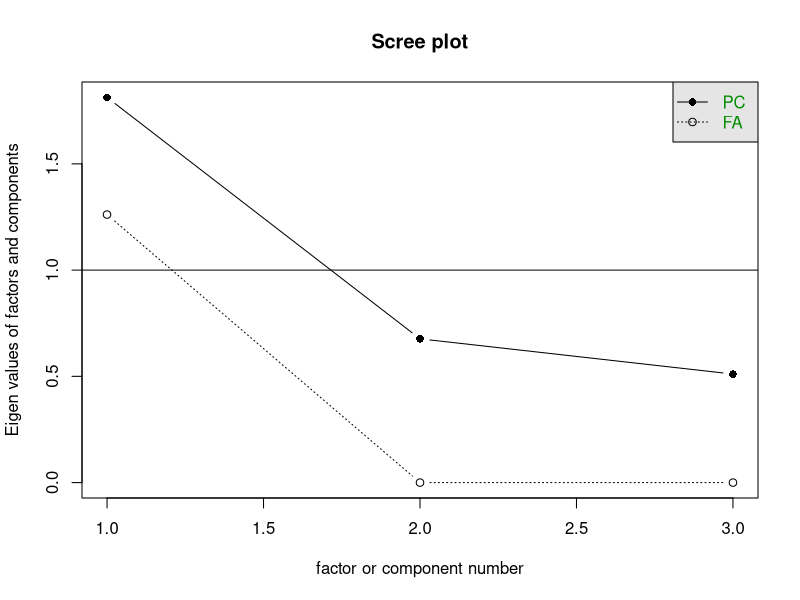

Write the R code that produced this figure. (Note: this script raises an error after producing the figure.)
# 2014-2014
library(dplyr)
library(ggplot2)
library(gridExtra)
library(readr)
library(labelled)
rm(list=ls())
povo <- read_csv("df6.csv")
povo$E179WVS[is.na(povo$E179WVS)] <- -55
table(povo$E179WVS)# abaixo os com mais de 20 , falta ver se tem pelo menos 3 deputados
#partidos WVS
#76001	BRA:Brazilian Democratic Movement = + q 20
#76002	BRA:Workers´ Party = + q 20
#76003	BRA:Brazilian Social Democracy Party = + q 20
#76004	BRA:Democratic Labour Party = + q 20
#76012  BRA: Brazilian Socialist Party = + q 20

library(haven)
dffull <-read_sav("BASEDATOS_BRASIL_102.sav")
df <- remove_labels(dffull)
print(dffull$partido)
table(df$partido)#abaixo mais q três E QUE TEM NA LISTA DO POVO
#493                  PDT - 5 DEPUTADOS OK
#494                   PT - 22 DEPUTADOS OK
#496                 PMDB - 15 DEPUTADOS OK
#501                  PSB - 6 DEPUTADOS OK
#503                 PSDB - 22 DEPUTADOS OK


df$partido -> df$partido_formatoriginal
#publico
povo$partido <- NA
povo$partido[povo$E179WVS == 76001] <- "PMDB"
povo$partido[povo$E179WVS == 76002] <- "PT"
povo$partido[povo$E179WVS == 76003] <- "PSDB"
povo$partido[povo$E179WVS == 76004] <- "PDT"
povo$partido[povo$E179WVS == 76012] <- "PSB"
table(povo$partido, useNA = "always")
#elite
df$partido <- NA
# Substituindo valores específicos de acordo com a tabela fornecida
df$partido[df$partido_formatoriginal == 496] <- "PMDB"
df$partido[df$partido_formatoriginal == 494] <- "PT"
df$partido[df$partido_formatoriginal == 503] <- "PSDB"
df$partido[df$partido_formatoriginal == 493] <- "PDT"
df$partido[df$partido_formatoriginal == 501] <- "PSB"
table(df$partido, useNA="always")

table(povo$E036)
# Recodificação recodifiquei 1 e 2 como 1; 3 e 4 como 2; 5 e 6 como 3; 7 e 8 como 4; e 9 e 10 como 5
str(povo$E036)
povo$E036 <- cut(povo$E036, breaks = c(0, 2, 4, 6, 8, 10), labels = c(1, 2, 3, 4, 5), include.lowest = TRUE)
table(povo$E036)
povo$E036 <- as.numeric(povo$E036)
table(povo$E036, useNA = "always")
summary(povo$E036)
-1*povo$E036 -> povo$proMercado
print(dffull$EM1)#10 mercado
table(df$EM1, useNA = "always")# Um na arrumar depois
df$proMercado <- df$EM1
df$proMercado <- scales::rescale(df$proMercado, to = c(0, 1))
povo$proMercado <- scales::rescale(povo$proMercado, to = c(0, 1))
table(df$proMercado, useNA = "always")
table(povo$proMercado, useNA = "always")#arrumar na depois
summary(df$proMercado)
summary(povo$proMercado)

#
#fundamentalismo, as que tem
print(dffull$VAL2)#cas gay
table(df$VAL2)#10 é favor - inverter
print(dffull$VAL6)#aborto
table(df$VAL6)# 10 é favor - inverter

#inverter no scores

df <- subset(df, select=c(VAL2,VAL6,proMercado,partido))

df->dffull
complete5 <- function(...) {
  study <- dffull %>%
    select(...)
  
  return(study[complete.cases(study),])
}

df <- complete5(VAL2,VAL6,proMercado,partido)#como nao tem NA no proMercado
summary(df)

library(psych)
library(semTools)
library(lavaan)
scree(df[,1:3])
pcaelite <-psych::principal(df[,1:3],2)
pcaelite#PRA TESTAR

model <- '
  # Especificação do modelo fatorial
  LiberalFundamentalismo =~ VAL2+VAL6
  F2 =~ proMercado
 
  # Especificação das variâncias dos erros
  VAL2 ~~ VAL2
  VAL6 ~~ VAL6
  proMercado ~~ proMercado


'
# Ajuste do modelo de CFA
fit <- cfa(model, data = df)

summary(fit)
semTools::fitmeasures(fit, c("tli", "cfi", "rmsea", "srmr"))#
scores <- lavPredict(fit)
-1*scores[,1] -> df$fundamentalismo#inverter
hist(df$fundamentalismo)
summary(df)
#
rm(model,scores,fit)
table(df$partido)
df <- subset(df, select=c(partido,proMercado,fundamentalismo))
df$partido <- as.factor(df$partido)
df$fundamentalismo <- scales::rescale(df$fundamentalismo, to = c(0, 1))
summary(df)

#
povo <- subset(povo, select=c(F118,F120,F028,F121,proMercado,partido))
summary(povo)
table(povo$F118)
povo$F118[povo$F118<0]<-NA
povo$F120[povo$F120<0]<-NA
povo$F121[povo$F121<0]<-NA
povo$F028[povo$F028<0]<-NA



#ver sentido das questões
#Obs no arquivo criar base
#sentidos originais das questões
#print(df7$F118)#liberal (valores positivos)CasGay
#print(df7$F120)#liberal (valores positivos)Aborto
#print(df7$F028)#valores positivos pouca religiosidade
#print(df7$F121)#valores positivos liberal (divorce)
#todos os valores positivos são liberal, basta inverter no score
#inverter no score(lembrete 1)


povofull <- povo
summary(povofull)

complete52 <- function(...) {
  study <- povofull %>%
    select(...)
  
  return(study[complete.cases(study),])
}

povo <- complete52(F118,F120,F028,F121,proMercado,partido)#como nao tem NA no proMercado
summary(povo)


scree(povo[,1:5])

pcapovo <-psych::principal(povo[,1:5],2)

pcapovo

model <- '
  # Especificação do modelo fatorial
  LiberalFundamentalismo =~ F118+F120+F028+F121

  # Especificação das variâncias dos erros
  F118 ~~ F118
  F121 ~~ F121
  F028 ~~ F028
  F120 ~~ F120

'
# Ajuste do modelo de CFA
fit <- cfa(model, data = povo)

summary(fit)
semTools::fitmeasures(fit, c("tli", "cfi", "rmsea", "srmr"))#
scores <- lavPredict(fit)
povo$fundamentalismo <- -1*scores[,1]#inverter (lembrete 1)
#

rm(model,scores,fit)
table(povo$partido)
povo <- subset(povo, select=c(partido,proMercado,fundamentalismo))
povo$partido <- as.factor(povo$partido)
povo$fundamentalismo <- scales::rescale(povo$fundamentalismo, to = c(0, 1))

#

#descritivas
pcapovo
pcaelite
#povo
summary(povo)


#   
#elite
summary(df)


#comparador medias e medianas
#media
tapply(povo$proMercado, povo$partido, mean)#povo
tapply(df$proMercado, df$partido, mean)#elite
#mediana
tapply(povo$proMercado, povo$partido, median)#povo
tapply(df$proMercado, df$partido, median)#elite

#media
tapply(povo$fundamentalismo, povo$partido, mean)#povo
tapply(df$fundamentalismo, df$partido, mean)#elite
#mediana
tapply(povo$fundamentalismo, povo$partido, median)#povo
tapply(df$fundamentalismo, df$partido, median)#elite

#microgap



#
#macro gap proMercado
mean_povo_proMercado <- mean(povo$proMercado)
mean_elite_proMercado <- mean(df$proMercado)
macroGap_proMercado <- abs(mean_povo_proMercado-mean_elite_proMercado)
macroGap_proMercado#

# macro de cada partido
partidos <- unique(df$partido)

macroGap_proMercado <- sapply(partidos, function(partido) {
  mean_povo_proMercado <- mean(povo$proMercado[povo$partido == partido])
  mean_elite_proMercado <- mean(df$proMercado[df$partido == partido])
  abs(mean_povo_proMercado - mean_elite_proMercado)
})

result <- data.frame(partido = partidos, macroGap_proMercado = macroGap_proMercado)


# Resultado
print(result)#aqui!

#microGap proMercado
povo$microGap_proMercado <- abs(povo$proMercado - mean_elite_proMercado)
mean(povo$microGap_proMercado)
# Calcular a média de povo$microGap_proMercado por povo$partido
mean_microgap_by_partido_proMercado <- tapply(povo$microGap_proMercado, povo$partido, mean)

# Resultado
print(mean_microgap_by_partido_proMercado)#aqui!

summary(povo$microGap_proMercado)#descritivas

#macro gap fundamentalismo
mean_povo_fundamentalismo <- mean(povo$fundamentalismo)
mean_elite_fundamentalismo <- mean(df$fundamentalismo)
macroGap_fundamentalismo <- abs(mean_povo_fundamentalismo-mean_elite_fundamentalismo)
macroGap_fundamentalismo#

# macro de cada partido
partidos <- unique(df$partido)

#
macroGap_fundamentalismo <- sapply(partidos, function(partido) {
  mean_povo_fundamentalismo <- mean(povo$fundamentalismo[povo$partido == partido])
  mean_elite_fundamentalismo <- mean(df$fundamentalismo[df$partido == partido])
  abs(mean_povo_fundamentalismo - mean_elite_fundamentalismo)
})

result <- data.frame(partido = partidos, macroGap_fundamentalismo = macroGap_fundamentalismo)

#resultado macro gap por partido
print(result)#aqui!


#microGap fundamentalismo
povo$microGap_fundamentalismo <- abs(povo$fundamentalismo - mean_elite_fundamentalismo)
mean(povo$microGap_fundamentalismo)
# Calcular a média de povo$microGap_fundamentalismo por povo$partido
mean_microgap_by_partido_fundamentalismo <- tapply(povo$microGap_fundamentalismo, povo$partido, mean)

# Resultado
print(mean_microgap_by_partido_fundamentalismo)#aqui!

summary(povo$microGap_fundamentalismo)#descritivas


#
#histogramas
#proMercado povo

proMercado_tab1 <- ggplot(povo, aes(proMercado)) +
  geom_histogram(fill = "steelblue", bins = 30) +
  theme(axis.text.y = element_blank(),
        axis.title.y = element_blank()) +
  labs(x = "Pró Mercado", title = "Público; distribuição")+theme_minimal()
proMercado_tab1#para testar
#proMercado elite
proMercado_tab2 <- ggplot(df, aes(proMercado)) +
  geom_histogram(fill = "red", bins = 30) +
  theme(axis.text.y = element_blank(),
        axis.title.y = element_blank()) +
  labs(x = "Pró Mercado", title = "Elite; distribuição")+theme_minimal()
proMercado_tab2#para testar

#microGap proMercado
proMercado_tab3 <- ggplot(povo, aes(microGap_proMercado)) +
  geom_histogram(fill = "black", bins = 30) +
  theme(axis.text.y = element_blank(),
        axis.title.y = element_blank()) +
  labs(x = "Micro Gap Pró Mercado", title = "Micro Gap; distribuição")+theme_minimal()
proMercado_tab3#para testar

# Gráfico de caixa de povo$microGap_proMercado por categoria de povo$partido
proMercado_tab4 <- ggplot(povo, aes(x = partido, y = microGap_proMercado, fill = partido)) +
  geom_boxplot() +
  labs(x = "Partido", y = "microGap_proMercado") +
  scale_fill_discrete(name = "Partido") +
  ggtitle("Micro Gap Visão Pró Mercado por partido; distribuição")
proMercado_tab4#testar
# Gráfico de caixa de df$proMercado por categoria de df$partido
proMercado_tab5 <- ggplot(df, aes(x = partido, y = proMercado, fill = partido)) +
  geom_boxplot() +
  labs(x = "Partido", y = "proMercado") +
  scale_fill_discrete(name = "Partido") +
  ggtitle("Posição das elites Visão Pró Mercado por partido; distribuição")
proMercado_tab5#testar


# Gráfico de caixa de povo$proMercado por categoria de df$partido
proMercado_tab6<- ggplot(povo, aes(x = partido, y = proMercado, fill = partido)) +
  geom_boxplot() +
  labs(x = "Partido", y = "proMercado") +
  scale_fill_discrete(name = "Partido") +
  ggtitle("Posição do público Visão Pró Mercado por partido; distribuição")
proMercado_tab6#testar

# Definir as dimensões da área de plotagem
grid.arrange(proMercado_tab5,proMercado_tab2,proMercado_tab6,proMercado_tab1,proMercado_tab4,
             proMercado_tab3)

#merge tabela 7

df$base <- "Elite" 
povo$base <- "Povo"


merge <- full_join(df,povo)

# Transformar a variável merge$base em um fator
merge$base_factor <- factor(merge$base)

# Criar o gráfico com facet_wrap
proMercado_tab7 <- ggplot(merge, aes(x = partido, y = proMercado, fill = partido)) +
  geom_boxplot() +
  labs(x = "Partido", y = "proMercado") +
  scale_fill_discrete(name = "Partido") +
  ggtitle("Visão Pró Mercado por partido; distribuição") +
  facet_wrap(~ base_factor)  # Adicionando o facet_wrap

proMercado_tab7

#

#fundamentalismo povo

fundamentalismo_tab1 <- ggplot(povo, aes(fundamentalismo)) +
  geom_histogram(fill = "steelblue", bins = 30) +
  theme(axis.text.y = element_blank(),
        axis.title.y = element_blank()) +
  labs(x = "Fundamentalismo", title = "Público; distribuição")+theme_minimal()
fundamentalismo_tab1#para testar
#fundamentalismo elite
fundamentalismo_tab2 <- ggplot(df, aes(fundamentalismo)) +
  geom_histogram(fill = "red", bins = 30) +
  theme(axis.text.y = element_blank(),
        axis.title.y = element_blank()) +
  labs(x = "Fundamentalismo", title = "Elite; distribuição")+theme_minimal()
fundamentalismo_tab2#para testar

#microGap fundamentalismo
fundamentalismo_tab3 <- ggplot(povo, aes(microGap_fundamentalismo)) +
  geom_histogram(fill = "black", bins = 30) +
  theme(axis.text.y = element_blank(),
        axis.title.y = element_blank()) +
  labs(x = "Micro Gap Fundamentalismo", title = "Micro Gap; distribuição")+theme_minimal()
fundamentalismo_tab3#para testar

# Gráfico de caixa de povo$microGap_fundamentalismo por categoria de povo$partido
fundamentalismo_tab4 <- ggplot(povo, aes(x = partido, y = microGap_fundamentalismo, fill = partido)) +
  geom_boxplot() +
  labs(x = "Partido", y = "microGap_fundamentalismo") +
  scale_fill_discrete(name = "Partido") +
  ggtitle("Micro Gap Liberal / Fundamentalismo por partido; distribuição")
fundamentalismo_tab4#testar
# Gráfico de caixa de df$fundamentalismo por categoria de df$partido
fundamentalismo_tab5 <- ggplot(df, aes(x = partido, y = fundamentalismo, fill = partido)) +
  geom_boxplot() +
  labs(x = "Partido", y = "fundamentalismo") +
  scale_fill_discrete(name = "Partido") +
  ggtitle("Posição das elites Liberal / Fundamentalismo por partido; distribuição")
fundamentalismo_tab5#testar


# Gráfico de caixa de povo$fundamentalismo por categoria de df$partido
fundamentalismo_tab6<- ggplot(povo, aes(x = partido, y = fundamentalismo, fill = partido)) +
  geom_boxplot() +
  labs(x = "Partido", y = "fundamentalismo") +
  scale_fill_discrete(name = "Partido") +
  ggtitle("Posição do público Liberal / Fundamentalismo  por partido; distribuição")
fundamentalismo_tab6#testar

# Definir as dimensões da área de plotagem
grid.arrange(fundamentalismo_tab5,fundamentalismo_tab2,fundamentalismo_tab6,fundamentalismo_tab1,fundamentalismo_tab4,
             fundamentalismo_tab3)



#

#merge tabela 7
# Transformar a variável merge$base em um fator
merge$base_factor <- factor(merge$base)

# Criar o gráfico com facet_wrap
fundamentalismo_tab7 <- ggplot(merge, aes(x = partido, y = fundamentalismo, fill = partido)) +
  geom_boxplot() +
  labs(x = "Partido", y = "fundamentalismo") +
  scale_fill_discrete(name = "Partido") +
  ggtitle("Visão Fundamentalista por partido; distribuição") +
  facet_wrap(~ base_factor)  # Adicionando o facet_wrap

fundamentalismo_tab7


#puxar pra pasta graficos oscilacao
summary(povo)
povo$microGap_fundamentalismo -> povo$microGap
povo_fundamentalismo <- subset(povo, select=c(partido,microGap))
povo_fundamentalismo$Dimensão <- "Liberal / Fundamentalismo adaptado"
povo_fundamentalismo$Período <- "2014-2014"
summary(povo_fundamentalismo)
write.csv(povo_fundamentalismo,
          "C:/Users/grego/OneDrive/Desktop/work/Congruencia so brasil/graficos oscilacao no tempo/fund14_14.csv")
